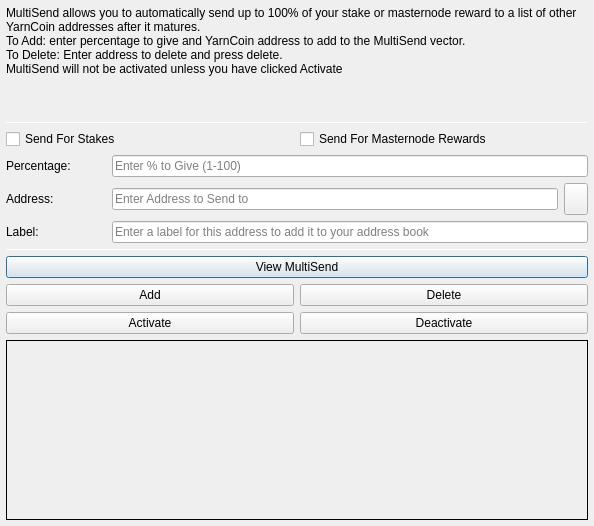
<?xml version="1.0" encoding="UTF-8"?>
<ui version="4.0">
 <class>MultiSendDialog</class>
 <widget class="QDialog" name="MultiSendDialog">
  <property name="windowModality">
   <enum>Qt::NonModal</enum>
  </property>
  <property name="geometry">
   <rect>
    <x>0</x>
    <y>0</y>
    <width>594</width>
    <height>526</height>
   </rect>
  </property>
  <property name="windowTitle">
   <string>MultiSend</string>
  </property>
  <layout class="QVBoxLayout" name="verticalLayout" stretch="0">
   <property name="margin">
    <number>6</number>
   </property>
   <item>
    <layout class="QVBoxLayout" name="verticalLayout_Main" stretch="1,1,1,0,1,1,1">
     <item>
      <widget class="QLabel" name="label_2">
       <property name="lineWidth">
        <number>1</number>
       </property>
       <property name="text">
        <string>MultiSend allows you to automatically send up to 100% of your stake or masternode reward to a list of other YarnCoin addresses after it matures.
To Add: enter percentage to give and YarnCoin address to add to the MultiSend vector.
To Delete: Enter address to delete and press delete.
MultiSend will not be activated unless you have clicked Activate</string>
       </property>
       <property name="alignment">
        <set>Qt::AlignLeading|Qt::AlignLeft|Qt::AlignTop</set>
       </property>
       <property name="wordWrap">
        <bool>true</bool>
       </property>
      </widget>
     </item>
     <item>
      <widget class="Line" name="line">
       <property name="minimumSize">
        <size>
         <width>0</width>
         <height>1</height>
        </size>
       </property>
       <property name="maximumSize">
        <size>
         <width>16777215</width>
         <height>1</height>
        </size>
       </property>
       <property name="orientation">
        <enum>Qt::Horizontal</enum>
       </property>
      </widget>
     </item>
     <item>
      <layout class="QVBoxLayout" name="verticalLayout_Settings">
       <item>
        <layout class="QHBoxLayout" name="horizontalLayout">
         <item>
          <widget class="QCheckBox" name="multiSendStakeCheckBox">
           <property name="text">
            <string>Send For Stakes</string>
           </property>
          </widget>
         </item>
         <item>
          <widget class="QCheckBox" name="multiSendMasternodeCheckBox">
           <property name="text">
            <string>Send For Masternode Rewards</string>
           </property>
          </widget>
         </item>
        </layout>
       </item>
       <item>
        <layout class="QHBoxLayout" name="horizontalLayout_6">
         <item>
          <widget class="QLabel" name="label">
           <property name="minimumSize">
            <size>
             <width>100</width>
             <height>0</height>
            </size>
           </property>
           <property name="toolTip">
            <string>Percentage of stake to send</string>
           </property>
           <property name="text">
            <string>Percentage:</string>
           </property>
          </widget>
         </item>
         <item>
          <widget class="QLineEdit" name="multiSendPercentEdit">
           <property name="toolTip">
            <string>Enter whole numbers 1 - 100</string>
           </property>
           <property name="placeholderText">
            <string>Enter % to Give (1-100)</string>
           </property>
          </widget>
         </item>
        </layout>
       </item>
       <item>
        <layout class="QHBoxLayout" name="horizontalLayout_7">
         <item>
          <widget class="QLabel" name="label_5">
           <property name="minimumSize">
            <size>
             <width>100</width>
             <height>0</height>
            </size>
           </property>
           <property name="toolTip">
            <string>Address to send portion of stake to</string>
           </property>
           <property name="text">
            <string>Address:</string>
           </property>
          </widget>
         </item>
         <item>
          <widget class="QLineEdit" name="multiSendAddressEdit">
           <property name="toolTip">
            <string/>
           </property>
           <property name="placeholderText">
            <string>Enter Address to Send to</string>
           </property>
          </widget>
         </item>
         <item>
          <widget class="QToolButton" name="addressBookButton">
           <property name="maximumSize">
            <size>
             <width>16777215</width>
             <height>32</height>
            </size>
           </property>
           <property name="toolTip">
            <string>Choose an address from the address book</string>
           </property>
           <property name="text">
            <string/>
           </property>
           <property name="icon">
            <iconset resource="../yarncoin.qrc">
             <normaloff>:/icons/address-book</normaloff>:/icons/address-book</iconset>
           </property>
           <property name="shortcut">
            <string>Alt+A</string>
           </property>
          </widget>
         </item>
        </layout>
       </item>
      </layout>
     </item>
     <item>
      <layout class="QHBoxLayout" name="horizontalLayout_3">
       <item>
        <widget class="QLabel" name="label_3">
         <property name="minimumSize">
          <size>
           <width>100</width>
           <height>0</height>
          </size>
         </property>
         <property name="text">
          <string>Label:</string>
         </property>
        </widget>
       </item>
       <item>
        <widget class="QLineEdit" name="labelAddressLabelEdit">
         <property name="placeholderText">
          <string>Enter a label for this address to add it to your address book</string>
         </property>
        </widget>
       </item>
      </layout>
     </item>
     <item>
      <widget class="Line" name="line_2">
       <property name="minimumSize">
        <size>
         <width>0</width>
         <height>1</height>
        </size>
       </property>
       <property name="maximumSize">
        <size>
         <width>16777215</width>
         <height>1</height>
        </size>
       </property>
       <property name="orientation">
        <enum>Qt::Horizontal</enum>
       </property>
      </widget>
     </item>
     <item>
      <layout class="QVBoxLayout" name="verticalLayout_Buttons">
       <item>
        <layout class="QHBoxLayout" name="horizontalLayout_4">
         <item>
          <widget class="QPushButton" name="viewButton">
           <property name="toolTip">
            <string/>
           </property>
           <property name="statusTip">
            <string>View MultiSend Vector</string>
           </property>
           <property name="text">
            <string>View MultiSend</string>
           </property>
          </widget>
         </item>
        </layout>
       </item>
       <item>
        <layout class="QHBoxLayout" name="horizontalLayout_2">
         <item>
          <widget class="QPushButton" name="addButton">
           <property name="toolTip">
            <string/>
           </property>
           <property name="statusTip">
            <string>Add to MultiSend Vector</string>
           </property>
           <property name="text">
            <string>Add</string>
           </property>
          </widget>
         </item>
         <item>
          <widget class="QPushButton" name="deleteButton">
           <property name="toolTip">
            <string/>
           </property>
           <property name="statusTip">
            <string>Delete Address From MultiSend Vector</string>
           </property>
           <property name="text">
            <string>Delete</string>
           </property>
          </widget>
         </item>
        </layout>
       </item>
       <item>
        <layout class="QHBoxLayout" name="horizontalLayout_5">
         <item>
          <widget class="QPushButton" name="activateButton">
           <property name="statusTip">
            <string>Activate MultiSend</string>
           </property>
           <property name="text">
            <string>Activate</string>
           </property>
          </widget>
         </item>
         <item>
          <widget class="QPushButton" name="disableButton">
           <property name="statusTip">
            <string>Deactivate MultiSend</string>
           </property>
           <property name="text">
            <string>Deactivate</string>
           </property>
          </widget>
         </item>
        </layout>
       </item>
      </layout>
     </item>
     <item>
      <widget class="QLabel" name="message">
       <property name="minimumSize">
        <size>
         <width>0</width>
         <height>180</height>
        </size>
       </property>
       <property name="frameShape">
        <enum>QFrame::Panel</enum>
       </property>
       <property name="frameShadow">
        <enum>QFrame::Plain</enum>
       </property>
       <property name="lineWidth">
        <number>1</number>
       </property>
       <property name="midLineWidth">
        <number>1</number>
       </property>
       <property name="text">
        <string/>
       </property>
       <property name="alignment">
        <set>Qt::AlignLeading|Qt::AlignLeft|Qt::AlignTop</set>
       </property>
       <property name="wordWrap">
        <bool>true</bool>
       </property>
      </widget>
     </item>
    </layout>
   </item>
  </layout>
 </widget>
 <resources>
  <include location="../yarncoin.qrc"/>
 </resources>
 <connections/>
</ui>
